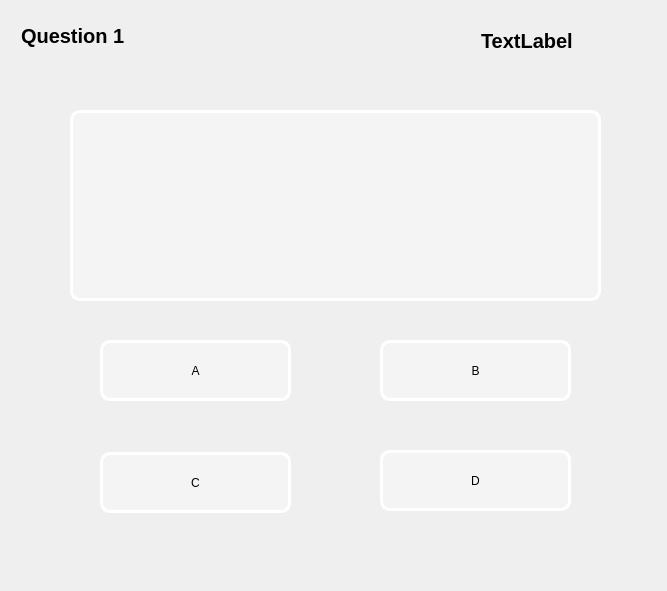
<?xml version="1.0" encoding="UTF-8"?>
<ui version="4.0">
 <class>Form</class>
 <widget class="QWidget" name="Form">
  <property name="geometry">
   <rect>
    <x>0</x>
    <y>0</y>
    <width>667</width>
    <height>591</height>
   </rect>
  </property>
  <property name="windowTitle">
   <string>Form</string>
  </property>
  <widget class="QLabel" name="questionLabel">
   <property name="geometry">
    <rect>
     <x>70</x>
     <y>110</y>
     <width>531</width>
     <height>191</height>
    </rect>
   </property>
   <property name="styleSheet">
    <string notr="true">background-color:rgba(255,255,255,80);
border-style:outset;
border-width:3px;
border-radius:10px;
border-color:white;
padding:4px;
Font-size: 14px;</string>
   </property>
   <property name="text">
    <string>&lt;html&gt;&lt;head/&gt;&lt;body&gt;&lt;p&gt;&lt;br/&gt;&lt;/p&gt;&lt;/body&gt;&lt;/html&gt;</string>
   </property>
   <property name="wordWrap">
    <bool>true</bool>
   </property>
  </widget>
  <widget class="QLabel" name="labelNrQ">
   <property name="geometry">
    <rect>
     <x>10</x>
     <y>10</y>
     <width>171</width>
     <height>51</height>
    </rect>
   </property>
   <property name="styleSheet">
    <string notr="true">Font:bold 20px;
padding: 6px;</string>
   </property>
   <property name="text">
    <string>Question 1</string>
   </property>
  </widget>
  <widget class="QPushButton" name="pushButtonA">
   <property name="geometry">
    <rect>
     <x>100</x>
     <y>340</y>
     <width>191</width>
     <height>61</height>
    </rect>
   </property>
   <property name="styleSheet">
    <string notr="true">QPushButton#pushButtonA{
background-color:rgba(255,255,255,80);
border-style:outset;
border-width:3px;
border-radius:10px;
border-color:white;
font-size:12px;
padding:4px;
}
QPushButton#pushButtonA:hover {
background-color: rgb(200,200,200,60);
border-style: inset;
}
QPushButton#pushButtonA:pressed {
 background-color: rgb(186, 139, 136);
 border-style: inset;
}</string>
   </property>
   <property name="text">
    <string>A</string>
   </property>
  </widget>
  <widget class="QPushButton" name="pushButtonB">
   <property name="geometry">
    <rect>
     <x>380</x>
     <y>340</y>
     <width>191</width>
     <height>61</height>
    </rect>
   </property>
   <property name="styleSheet">
    <string notr="true">QPushButton#pushButtonB{
background-color:rgba(255,255,255,80);
border-style:outset;
border-width:3px;
border-radius:10px;
border-color:white;
font-size:12px;
padding:4px;
}
QPushButton#pushButtonB:hover {
background-color: rgb(200,200,200,60);
border-style: inset;
}
QPushButton#pushButtonB:pressed {
 background-color: rgb(186, 139, 136);
 border-style: inset;
}</string>
   </property>
   <property name="text">
    <string>B</string>
   </property>
  </widget>
  <widget class="QPushButton" name="pushButtonC">
   <property name="geometry">
    <rect>
     <x>100</x>
     <y>452</y>
     <width>191</width>
     <height>61</height>
    </rect>
   </property>
   <property name="styleSheet">
    <string notr="true">QPushButton#pushButtonC{
background-color:rgba(255,255,255,80);
border-style:outset;
border-width:3px;
border-radius:10px;
border-color:white;
font-size:12px;
padding:4px;
}
QPushButton#pushButtonC:hover {
background-color: rgb(200,200,200,60);
border-style: inset;
}
QPushButton#pushButtonC:pressed {
 background-color: rgb(186, 139, 136);
 border-style: inset;
}</string>
   </property>
   <property name="text">
    <string>C</string>
   </property>
  </widget>
  <widget class="QPushButton" name="pushButtonD">
   <property name="geometry">
    <rect>
     <x>380</x>
     <y>450</y>
     <width>191</width>
     <height>61</height>
    </rect>
   </property>
   <property name="styleSheet">
    <string notr="true">QPushButton#pushButtonD{
background-color:rgba(255,255,255,80);
border-style:outset;
border-width:3px;
border-radius:10px;
border-color:white;
font-size:12px;
padding:4px;
}
QPushButton#pushButtonD:hover {
background-color: rgb(200,200,200,60);
border-style: inset;
}
QPushButton#pushButtonD:pressed {
 background-color: rgb(186, 139, 136);
 border-style: inset;
}</string>
   </property>
   <property name="text">
    <string>D</string>
   </property>
  </widget>
  <widget class="QLabel" name="label">
   <property name="geometry">
    <rect>
     <x>0</x>
     <y>0</y>
     <width>661</width>
     <height>591</height>
    </rect>
   </property>
   <property name="text">
    <string/>
   </property>
   <property name="pixmap">
    <pixmap>background.gif</pixmap>
   </property>
   <property name="scaledContents">
    <bool>true</bool>
   </property>
  </widget>
  <widget class="QLabel" name="header">
   <property name="geometry">
    <rect>
     <x>470</x>
     <y>20</y>
     <width>181</width>
     <height>41</height>
    </rect>
   </property>
   <property name="styleSheet">
    <string notr="true">Font:bold 20px;
padding: 6px;</string>
   </property>
   <property name="text">
    <string>TextLabel</string>
   </property>
  </widget>
  <zorder>label</zorder>
  <zorder>questionLabel</zorder>
  <zorder>labelNrQ</zorder>
  <zorder>pushButtonA</zorder>
  <zorder>pushButtonB</zorder>
  <zorder>pushButtonC</zorder>
  <zorder>pushButtonD</zorder>
  <zorder>header</zorder>
 </widget>
 <resources/>
 <connections/>
</ui>
